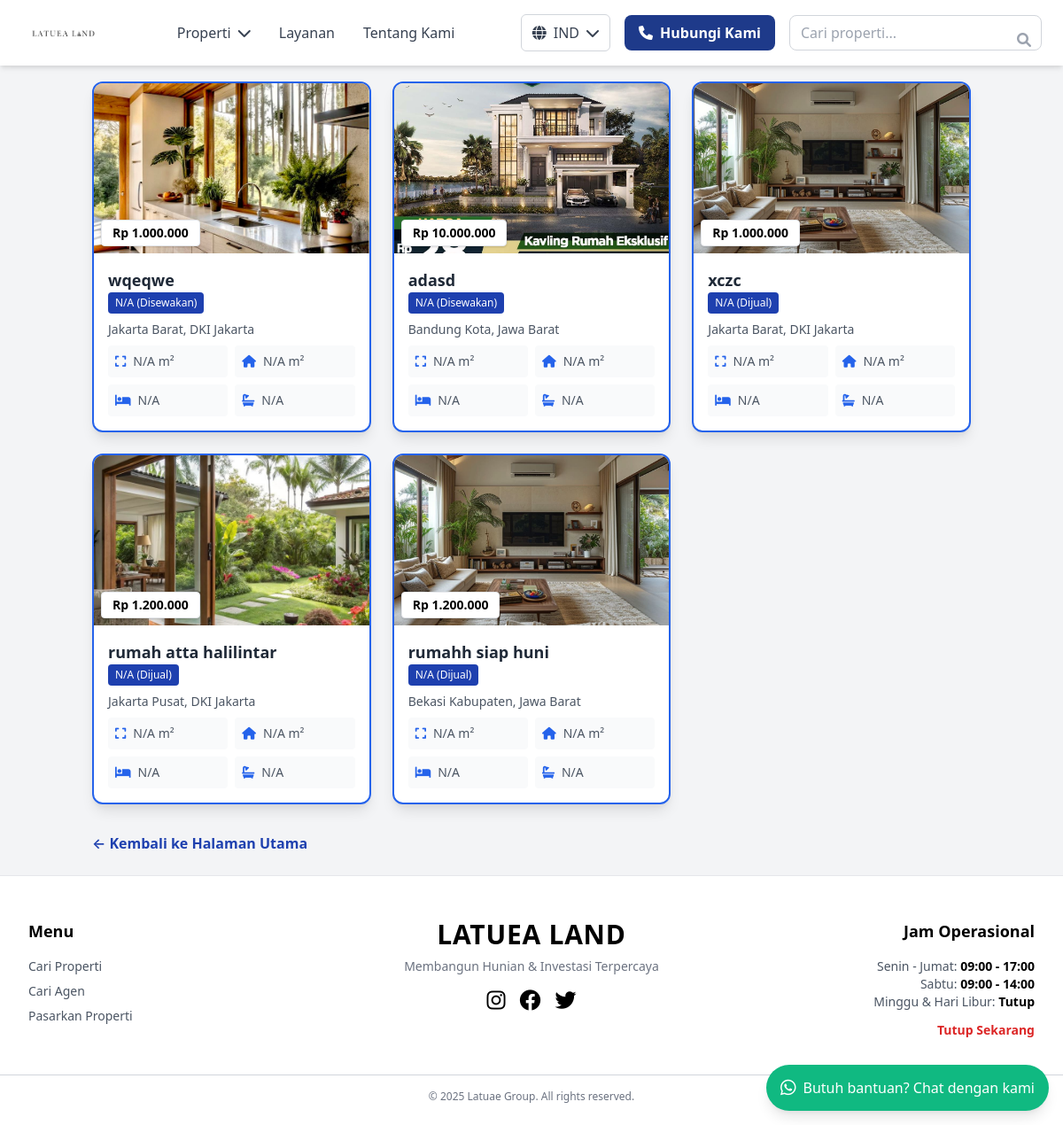
The page /pages/search_results.php on the database its author committed.
### tables this page shows
CREATE TABLE `properties` (
  `id` int(11) NOT NULL,
  `id_properti` varchar(50) DEFAULT NULL,
  `title` varchar(100) NOT NULL,
  `description` text NOT NULL,
  `price` decimal(10,2) NOT NULL,
  `province` varchar(100) DEFAULT NULL,
  `regency` varchar(100) DEFAULT NULL,
  `district_or_area` varchar(100) DEFAULT NULL,
  `image` varchar(255) DEFAULT NULL,
  `created_at` timestamp NOT NULL DEFAULT current_timestamp(),
  `property_type` enum('for_sale','for_rent') NOT NULL DEFAULT 'for_sale',
  `property_kind` varchar(50) DEFAULT NULL,
  `tipe_properti` varchar(50) DEFAULT NULL,
  `luas_tanah` varchar(50) DEFAULT NULL,
  `luas_bangunan` varchar(50) DEFAULT NULL,
  `arah_bangunan` varchar(50) DEFAULT NULL,
  `jenis_bangunan` varchar(50) DEFAULT NULL,
  `jumlah_lantai` varchar(50) DEFAULT NULL,
  `kamar_tidur` varchar(50) DEFAULT NULL,
  `kamar_pembantu` varchar(50) DEFAULT NULL,
  `kamar_mandi` varchar(50) DEFAULT NULL,
  `daya_listrik` varchar(50) DEFAULT NULL,
  `saluran_air` varchar(50) DEFAULT NULL,
  `jalur_telepon` varchar(50) DEFAULT NULL,
  `interior` varchar(50) DEFAULT NULL,
  `garasi_parkir` varchar(50) DEFAULT NULL,
  `sertifikat` varchar(50) DEFAULT NULL,
  `view_count` int(11) DEFAULT 0,
  `agent_id` int(11) DEFAULT NULL,
  `facilities` text DEFAULT NULL,
  `is_featured` tinyint(1) DEFAULT 0
);

### pages/search_results.php (the view, shortened to what this page needs)
<?php
require __DIR__ . '/../includes/db_connect.php';
require __DIR__ . '/../includes/header.php';
$sql = "
    SELECT
        p.id,
        p.title,
        p.description,
        p.price,
        p.property_type,
        p.tipe_properti,
        p.id_properti,
        p.province,
        p.regency,
        p.district_or_area,
        p.luas_tanah,
        p.luas_bangunan,
        p.kamar_tidur,
        p.kamar_mandi,
        pi.image_path AS main_image_path
    FROM
        properties p
    LEFT JOIN
        (SELECT property_id, MIN(id) AS min_img_id FROM property_images GROUP BY property_id) AS min_images
    ON
        p.id = min_images.property_id
    LEFT JOIN
        property_images pi
    ON
        min_images.min_img_id = pi.id
    WHERE 1=1
";
$params = [];
$sql .= " ORDER BY p.created_at DESC";
try {
    $stmt = $pdo->prepare($sql);
    $stmt->execute($params);
    $results = $stmt->fetchAll(PDO::FETCH_ASSOC);
} catch (PDOException $e) {
    error_log("Error fetching properties: " . $e->getMessage());
    echo "<div class='container mx-auto px-4 py-6'><p class='text-red-600'>Terjadi kesalahan saat mengambil data properti.</p></div>";
    require __DIR__ . '/../includes/footer.php';
    exit;
}
?>
<!DOCTYPE html>
<html lang="id">
<head>
    <link rel="stylesheet" href="https://cdnjs.cloudflare.com/ajax/libs/font-awesome/6.0.0-beta3/css/all.min.css">
    <link href="https://cdn.jsdelivr.net/npm/tailwindcss@2.2.19/dist/tailwind.min.css" rel="stylesheet">
</head>
<body class="font-lato bg-gray-100 text-gray-800">
    <div class="container mx-auto px-4 py-6">
        <h1 class="text-2xl md:text-3xl font-bold text-blue-800 text-center mb-8">Hasil Pencarian Properti</h1>
        <div class="grid grid-cols-1 sm:grid-cols-2 lg:grid-cols-3 gap-6 mb-8">
            <?php if (empty($results)): ?>
                <p class="col-span-full text-center text-gray-600 py-10">Tidak ada properti yang ditemukan dengan kriteria tersebut. Coba kriteria lain.</p>
            <?php else: ?>
                <?php foreach ($results as $property): ?>
                    <a href="pages/detail_property.php?id=<?= htmlspecialchars($property['id']) ?>" class="block">
                        <div class="bg-white border-2 border-blue-600 rounded-xl shadow-lg overflow-hidden transform hover:-translate-y-1 hover:shadow-xl transition">
                            <div class="relative w-full h-48">
                                <img src="../Uploads/properties/<?= htmlspecialchars($property['main_image_path'] ?? 'default.jpg') ?>" alt="<?= htmlspecialchars($property['title']) ?>" class="w-full h-full object-cover hover:scale-105 transition-transform">
                                <div class="absolute bottom-2 left-2 bg-white text-black px-3 py-1 rounded text-sm font-bold border border-gray-200 shadow">
                                    Rp <?= number_format($property['price'], 0, ',', '.') ?>
                                </div>
                            </div>
                            <div class="p-4">
                                <h3 class="text-lg font-semibold text-gray-800 truncate"><?= htmlspecialchars($property['title']) ?></h3>
                                <span class="inline-block bg-blue-800 text-white text-xs px-2 py-1 rounded mb-2">
                                    <?= htmlspecialchars($property['tipe_properti'] ?? 'N/A') ?> (<?= htmlspecialchars($property['property_type'] == 'for_sale' ? 'Dijual' : 'Disewakan') ?>)
                                </span>
                                <p class="text-sm text-gray-600 mb-2 line-clamp-2">
                                    <?= htmlspecialchars($property['district_or_area'] ? $property['district_or_area'] . ', ' : '') . htmlspecialchars($property['regency'] . ', ' . $property['province']) ?>
                                </p>
                                <div class="grid grid-cols-2 gap-2">
                                    <div class="flex items-center gap-2 text-sm text-gray-600 bg-gray-50 p-2 rounded">
                                        <i class="fa-solid fa-expand text-blue-600"></i>
                                        <span><?= htmlspecialchars($property['luas_tanah'] ?? 'N/A') ?> m²</span>
                                    </div>
                                    <div class="flex items-center gap-2 text-sm text-gray-600 bg-gray-50 p-2 rounded">
                                        <i class="fa-solid fa-house text-blue-600"></i>
                                        <span><?= htmlspecialchars($property['luas_bangunan'] ?? 'N/A') ?> m²</span>
                                    </div>
                                    <div class="flex items-center gap-2 text-sm text-gray-600 bg-gray-50 p-2 rounded">
                                        <i class="fa-solid fa-bed text-blue-600"></i>
                                        <span><?= htmlspecialchars($property['kamar_tidur'] ?? 'N/A') ?></span>
                                    </div>
                                    <div class="flex items-center gap-2 text-sm text-gray-600 bg-gray-50 p-2 rounded">
                                        <i class="fa-solid fa-bath text-blue-600"></i>
                                        <span><?= htmlspecialchars($property['kamar_mandi'] ?? 'N/A') ?></span>
                                    </div>
                                </div>
                            </div>
                        </div>
                    </a>
                <?php endforeach; ?>
            <?php endif; ?>
        </div>
        <a href="https://wa.me/62123456789" class="fixed bottom-4 right-4 bg-green-500 text-white px-4 py-3 rounded-full flex items-center gap-2 shadow-lg hover:bg-green-600 hover:-translate-y-1 transition">
            <i class="fab fa-whatsapp text-xl"></i> Butuh bantuan? Chat dengan kami
        </a>
        <a href="../pages/index.php" class="block text-blue-800 font-semibold hover:text-blue-900 hover:underline mt-8">← Kembali ke Halaman Utama</a>
    </div>
    <?php require __DIR__ . '/../includes/footer.php'; ?>
</body>
</html>

### rows shown on the page
properties: shows a picture, price "1.000.000", title "wqeqwe", tipe_properti "N/A", property_type "Disewakan", regency+province "Jakarta Barat, DKI Jakarta", luas_tanah "N/A", luas_bangunan "N/A", kamar_tidur "N/A", kamar_mandi "N/A"
properties: shows a picture, price "10.000.000", title "adasd", tipe_properti "N/A", property_type "Disewakan", regency+province "Bandung Kota, Jawa Barat", luas_tanah "N/A", luas_bangunan "N/A", kamar_tidur "N/A", kamar_mandi "N/A"
properties: price "1.000.000", title "xczc", tipe_properti "N/A", property_type "Dijual", regency+province "Jakarta Barat, DKI Jakarta", luas_tanah "N/A", luas_bangunan "N/A", kamar_tidur "N/A", kamar_mandi "N/A"
properties: shows a picture, price "1.200.000", title "rumah atta halilintar", tipe_properti "N/A", property_type "Dijual", regency+province "Jakarta Pusat, DKI Jakarta", luas_tanah "N/A", luas_bangunan "N/A", kamar_tidur "N/A", kamar_mandi "N/A"
properties: price "1.200.000", title "rumahh siap huni", tipe_properti "N/A", property_type "Dijual", regency+province "Bekasi Kabupaten, Jawa Barat", luas_tanah "N/A", luas_bangunan "N/A", kamar_tidur "N/A", kamar_mandi "N/A"
